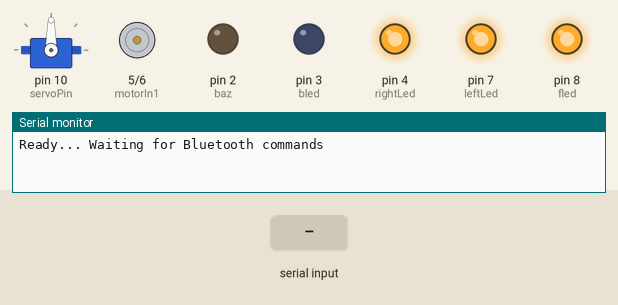
Simulated run of this sketch. Board: Arduino Uno, built with avr-gcc and run on an emulated ATmega328P. On the bench: servo, motor-driver pin pairs drawn as motors (green arrow = first pin HIGH = forward, orange = second pin HIGH = backward, longer = more drive, scaled by the enable pin), output pins drawn as LEDs (lit = HIGH), the last lines printed to the serial monitor. Dashed ring = blinking. The inputs (shaded band) are chosen by the test bench.

Above: at 1.25 s.
1.3 s: byte 70 ('F') received over Serial
At 2.4 s:
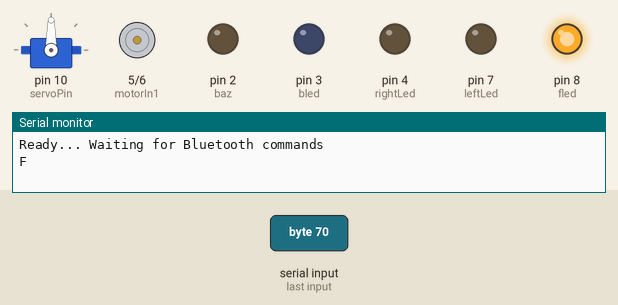
3.1 s: "H" received over Serial
At 3.41 s:
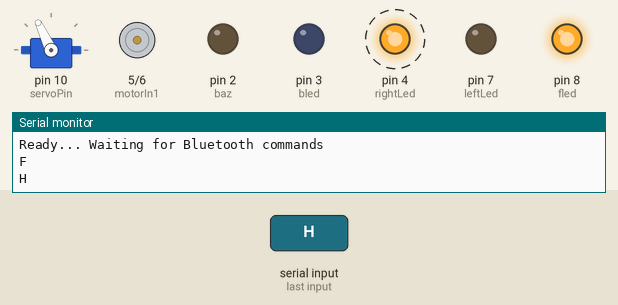
6.1 s: byte 74 ('J') received over Serial
At 6.61 s:
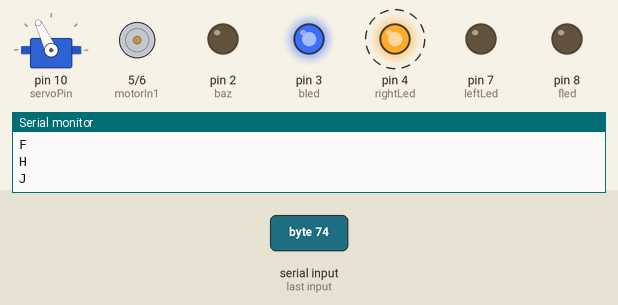
9.1 s: byte 66 ('B') received over Serial
At 10.1 s:
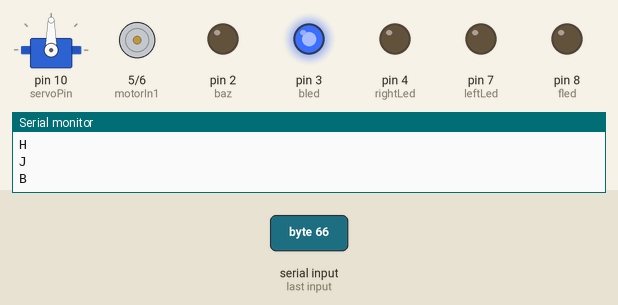
10.7 s: "U" received over Serial
At 11.6 s:
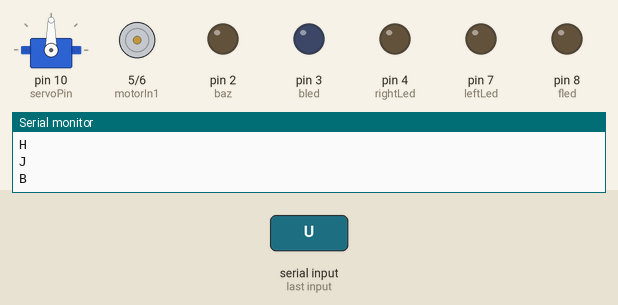
12.2 s: byte 76 ('L') received over Serial
At 12.7 s:
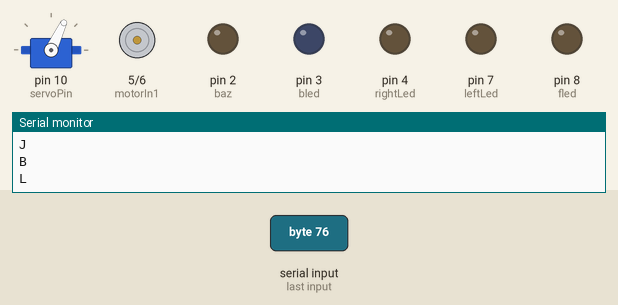
Timing chart, 0 to 14.7 s (numbered marks = the images above; inputs shaded):
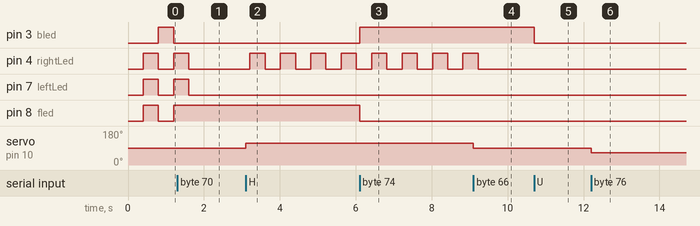

The sketch:

code.ino
```cpp
#include <Servo.h>

// إعداد السيرفو
Servo steeringServo;

// Pins
int motorIn1 = 5;    // IN1 L298N
int motorIn2 = 6;    // IN2 L298N
int motorENA = 11;   // ENA L298N (PWM for speed)
int servoPin = 10;   // السيرفو
int baz = 2;         // البازر
int bled = 3;        // LED خلفي
int fled = 8;        // LED أمامي
int rightLed = 4;    // إشارة يمين
int leftLed  = 7;    // إشارة شمال

int bluetoothData;   // بيانات البلوتوث
int speed = 0;       // السرعة الافتراضية
int Left = 65;
int right = 115;
int steerDelay = 0;  // وقت بقاء العجلة لفة (ms)

char carState = 'S'; // الحالة الحالية للعربية (افتراضي واقف)
unsigned long lastBlink = 0;
bool blinkState = false;
bool rightState = false;
bool leftState = false;

char command;
bool lightMode = true; // في البداية الأنوار شغالة

void setup() {
  // موتور خلفي
  pinMode(motorIn1, OUTPUT);
  pinMode(motorIn2, OUTPUT);
  pinMode(motorENA, OUTPUT);

  // باز
  pinMode(baz, OUTPUT);
  digitalWrite(baz, LOW);

  // ليدات
  pinMode(bled, OUTPUT);
  pinMode(fled, OUTPUT);
  pinMode(rightLed, OUTPUT);
  pinMode(leftLed, OUTPUT);

  // سيرفو
  steeringServo.attach(servoPin);
  steeringServo.write(90); // العجلات مستقيمة

  // بلوتوث
  Serial.begin(9600);
  Serial.println("Ready... Waiting for Bluetooth commands");
}

void loop() {
  // تشغيل نظام الإضاءات بناءً على حالة العربية
    if (Serial.available()) {
    command = Serial.read();

    if (command == 'U') {
      lightMode = false; // إغلاق الأنوار كلياً
    } else if (command == 'u') {
      lightMode = true; // تفعيل الأنوار
    }
  }

  handleLights();

  // استقبال أوامر البلوتوث
  if (Serial.available()) {
    bluetoothData = Serial.read();
    // Serial.print("Received: ");
    Serial.println((char)bluetoothData);

    switch (bluetoothData) {
      case '1': speed = 90; break;
      case '2': speed = 140; break;
      case '3': speed = 200; break;
      case '4': speed = 255; break;

      case 'Y':  // باز
        digitalWrite(baz, HIGH);
        delay(200);
        digitalWrite(baz, LOW);
        break;

      case 'H':  // Forward Right
        digitalWrite(motorIn1, HIGH);
        digitalWrite(motorIn2, LOW);
        steeringServo.write(right);
        analogWrite(motorENA, speed);
        carState = 'F';
        break;

      case 'G':  // Forward Left
        digitalWrite(motorIn1, HIGH);
        digitalWrite(motorIn2, LOW);
        steeringServo.write(Left);
        analogWrite(motorENA, speed);
        carState = 'F';
        break;

      case 'I':  // Backward Left
        digitalWrite(motorIn1, LOW);
        digitalWrite(motorIn2, HIGH);
        steeringServo.write(Left);
        analogWrite(motorENA, speed);
        carState = 'B';
        break;

      case 'J':  // Backward Right
        digitalWrite(motorIn1, LOW);
        digitalWrite(motorIn2, HIGH);
        steeringServo.write(right);
        analogWrite(motorENA, speed);
        carState = 'B';
        break;

      case 'F':  // Forward
        steeringServo.write(90);
        digitalWrite(motorIn1, HIGH);
        digitalWrite(motorIn2, LOW);
        analogWrite(motorENA, speed);
        carState = 'F';
        break;

      case 'B':  // Backward
        steeringServo.write(90);
        digitalWrite(motorIn1, LOW);
        digitalWrite(motorIn2, HIGH);
        analogWrite(motorENA, speed);
        carState = 'B';
        break;

      case 'L':  // Left Only
        steeringServo.write(Left);
        break;

      case 'R':  // Right Only
        steeringServo.write(right);
        break;

      case 'S':  // Stop
        analogWrite(motorENA, 0);
        digitalWrite(motorIn1, LOW);
        digitalWrite(motorIn2, LOW);
        steeringServo.write(90);
        analogWrite(motorENA, 0);
        carState = 'S';
        break;

      default:
        Serial.println("Unknown command");
        break;
    }
  }
}

void handleLights() {
  if (lightMode) {
    if (carState == 'F') {
      digitalWrite(fled, HIGH);
      digitalWrite(bled, LOW);

      if (millis() - lastBlink > 400) {
        lastBlink = millis();
        int angle = steeringServo.read();

        if (angle > right - 5 && angle < right + 5) {
          rightState = !rightState;
          digitalWrite(rightLed, rightState);
          digitalWrite(leftLed, LOW);
        }
        else if (angle > Left - 5 && angle < Left + 5) {
          leftState = !leftState;
          digitalWrite(leftLed, leftState);
          digitalWrite(rightLed, LOW);
        }
        else {
          digitalWrite(rightLed, LOW);
          digitalWrite(leftLed, LOW);
        }
      }
    }
    else if (carState == 'B') {
      digitalWrite(fled, LOW);
      digitalWrite(bled, HIGH);

      if (millis() - lastBlink > 400) {
        lastBlink = millis();
        int angle = steeringServo.read();

        if (angle > right - 5 && angle < right + 5) {
          rightState = !rightState;
          digitalWrite(rightLed, rightState);
          digitalWrite(leftLed, LOW);
        }
        else if (angle > Left - 5 && angle < Left + 5) {
          leftState = !leftState;
          digitalWrite(leftLed, leftState);
          digitalWrite(rightLed, LOW);
        }
        else {
          digitalWrite(rightLed, LOW);
          digitalWrite(leftLed, LOW);
        }
      }
    }
    else if (carState == 'S') {
      if (millis() - lastBlink > 400) {
        blinkState = !blinkState;
        digitalWrite(fled, blinkState ? HIGH : LOW);
        digitalWrite(bled, blinkState ? LOW : HIGH);
        digitalWrite(rightLed, blinkState ? HIGH : LOW);
        digitalWrite(leftLed, blinkState ? HIGH : LOW);
        lastBlink = millis();
      }
    }
  }
  else {
    // لو المود مطفي
    digitalWrite(fled, LOW);
    digitalWrite(bled, LOW);
    digitalWrite(rightLed, LOW);
    digitalWrite(leftLed, LOW);
  }
}
```

Measured:
- after the input at 1.3 s, pin 3 (bled): stops changing and stays LOW; pin 4 (rightLed), pin 7 (leftLed): goes on until 1.6 s, then stays LOW; pin 8 (fled): stops changing and stays HIGH
- after the input at 3.1 s, pin 4 (rightLed): alternates HIGH for 0.40 s and LOW for 0.40 s, starting after 0.11 s; servo on pin 10 (servoPin): 90° → 115° at once
- after the input at 6.1 s, pin 3 (bled): LOW → HIGH at once; pin 8 (fled): HIGH → LOW at once
- after the input at 9.1 s, pin 4 (rightLed): goes on until 9.2 s, then stays LOW; servo on pin 10 (servoPin): 115° → 90° at once
- after the input at 10.7 s, pin 3 (bled): HIGH → LOW at once
- after the input at 12.2 s, servo on pin 10 (servoPin): 90° → 65° at once
